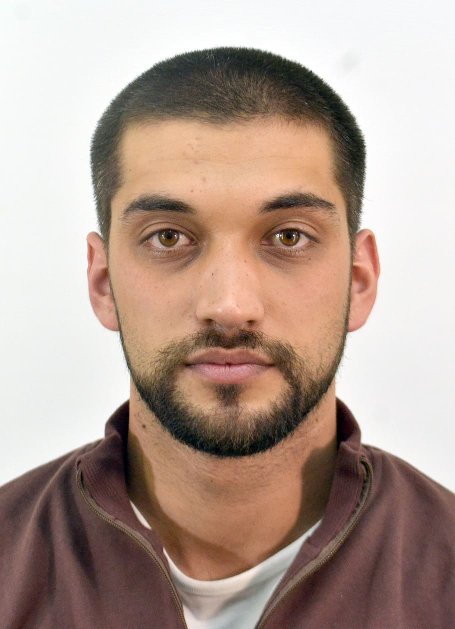
#> input picture dr_Reham_tasks/sift_and_grayScale/man-beard-eyes-person.jpg, 910 x 1257 px (shown at 1/2 size)
$ jupyter execute --allow-errors man_beard_gray_bad.ipynb
#> lines starting #> are read from the running program, lines starting #| are printed output that depends on the picture
[cell 1]
import pulse2percept as p2p
import numpy as np
import cv2

# logo = p2p.stimuli.LogoBVL()
# print(logo)
#> (the rest of this cell did not finish here and is left out)

## Preprocessing an image

:py:class:`~pulse2percept.stimuli.ImageStimulus` objects come with a number
of methods to process an image before it is passed to an implant. We can:

-  :py:meth:`~pulse2percept.stimuli.ImageStimulus.trim` any black borders
   around the image.
-  :py:meth:`~pulse2percept.stimuli.ImageStimulus.threshold` the image using
   a number of commonly used techniques (e.g., Otsu's method, adaptive
   thresholding, ISODATA),
-  :py:meth:`~pulse2percept.stimuli.ImageStimulus.filter` the image and
   extract edges (e.g., Sobel, Scharr, Canny, median filter),
-  :py:meth:`~pulse2percept.stimuli.ImageStimulus.apply` any input-output
   function not covered above (must accept an image as input and return
   another image of the same size).

Let's look at a concrete example.
To get the BVL logo into proper shape, we need to convert the 4-channel RGBA
image to grayscale. This can be done with
:py:meth:`~pulse2percept.stimuli.ImageStimulus.rgb2gray`.
In addition, since grayscale values will be mapped to current ampltiudes,
we may want to :py:meth:`~pulse2percept.stimuli.ImageStimulus.invert` the
image so that image edges appear bright on a dark background.

## no difference if applied inversion first or grayscale first

#> (a cell that did not finish here is left out)

#> (a cell that did not finish here is left out)

As mentioned in the introduction above, the
:py:meth:`~pulse2percept.stimuli.ImageStimulus.filter` method provides
a number of popular techniques to extract edges from the image, such as:

-  ``'sobel'`` to extract edges using the [Sobel operator](https://scikit-image.org/docs/stable/api/skimage.filters.html#skimage.filters.sobel),
-  ``'scharr'`` to extract edges using the [Scharr operator](https://scikit-image.org/docs/stable/api/skimage.filters.html#skimage.filters.scharr),
   and
-  ``'canny'`` to extract edges using the [Canny algorithm](https://scikit-image.org/docs/stable/api/skimage.feature.html#skimage.feature.canny).

Additional parameters (e.g., the standard deviation of the Gaussian filter
for the Canny algorithm) can be passed as keyword arguments (e.g.,
``filter('canny', sigma=3)``).

For example, we can use the Scharr operator as follows:

## different quantization

[cell 4]
cv_image = cv2.imread('man-beard-eyes-person.jpg', cv2.IMREAD_GRAYSCALE)
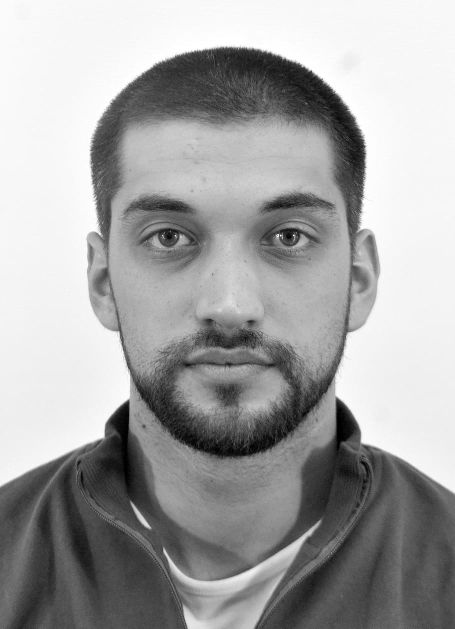
#> cv_image: shape (1257, 910) (shown at 1/2 size); min 0, max 255, mean 163.6

quantized_image = (cv_image // 32) * 32
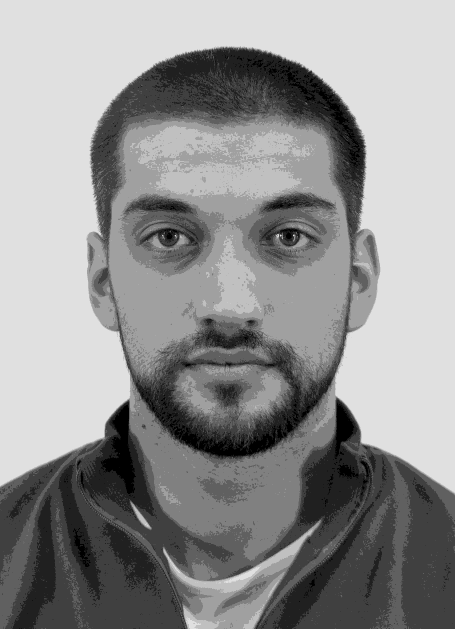
#> quantized_image: shape (1257, 910) (shown at 1/2 size); min 0, max 224, mean 145.8

# Convert the quantized image to a p2p ImageStimulus
#> (the rest of this cell did not finish here and is left out)

$ run again, with dr_Reham_tasks/sift_and_grayScale/green-apple.jpg copied over dr_Reham_tasks/sift_and_grayScale/man-beard-eyes-person.jpg
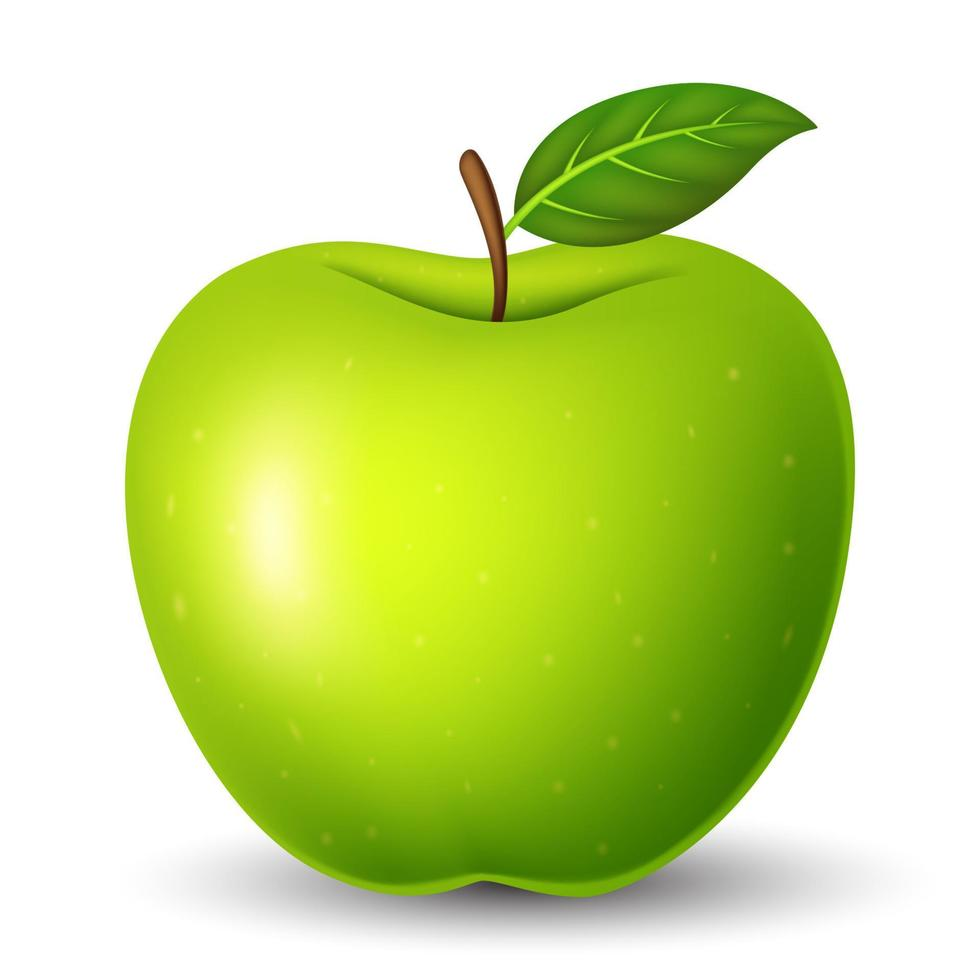
#> input picture dr_Reham_tasks/sift_and_grayScale/green-apple.jpg, 980 x 980 px
#> `cv_image = cv2.imread('man-beard-eyes-person.jpg', cv2.IMREAD_GRAYSCALE)`:
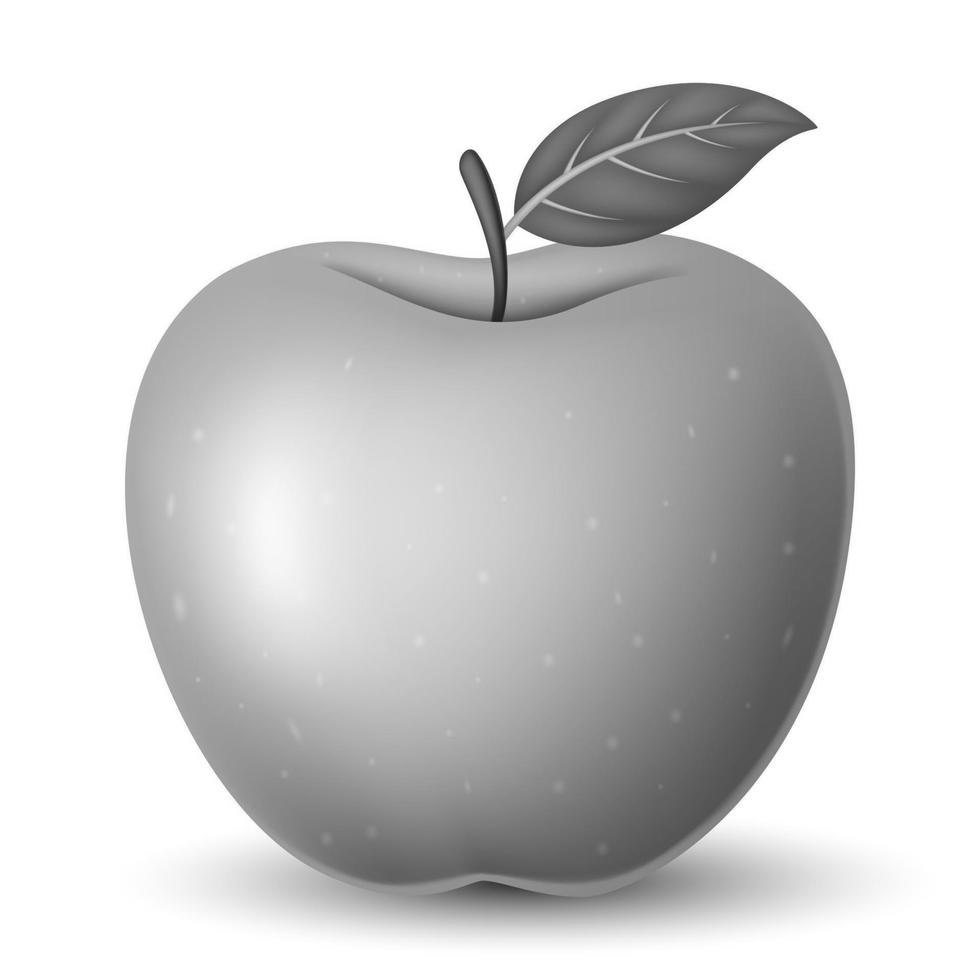
#> cv_image: shape (980, 980); min 27, max 255, mean 209.5
#> `quantized_image = (cv_image // 32) * 32`:
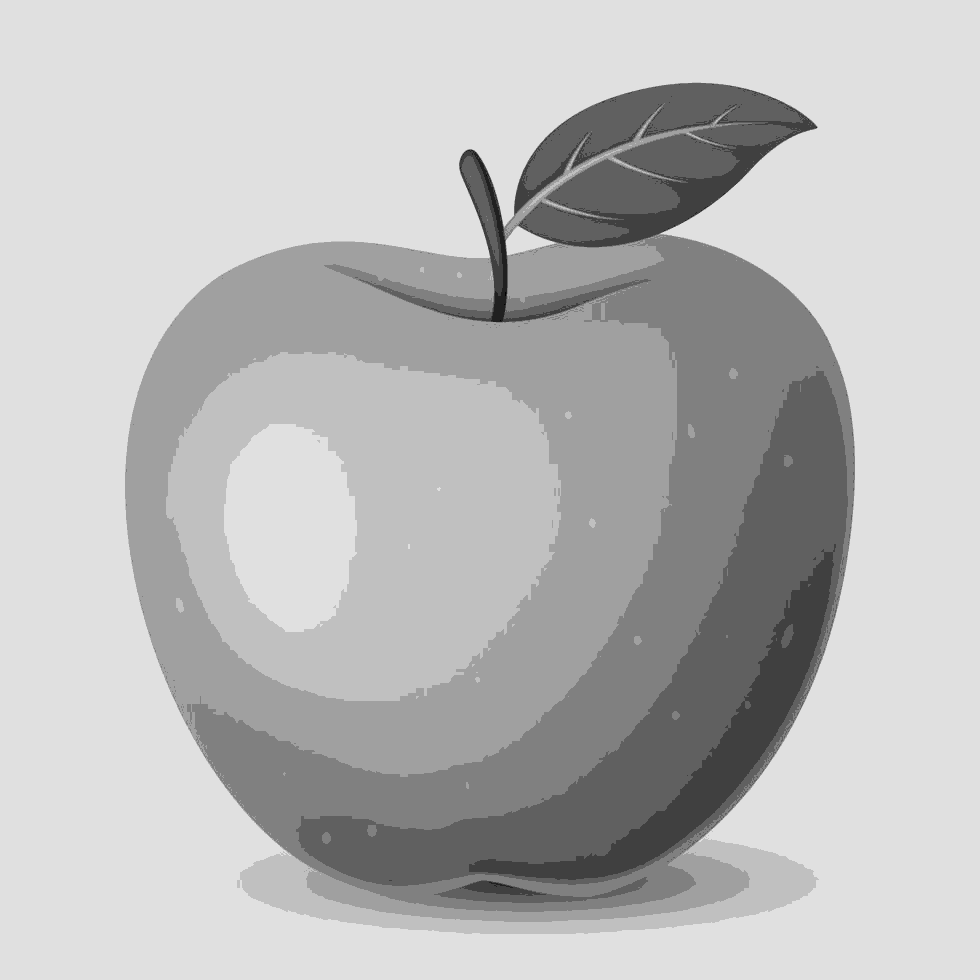
#> quantized_image: shape (980, 980); min 0, max 224, mean 186.4
